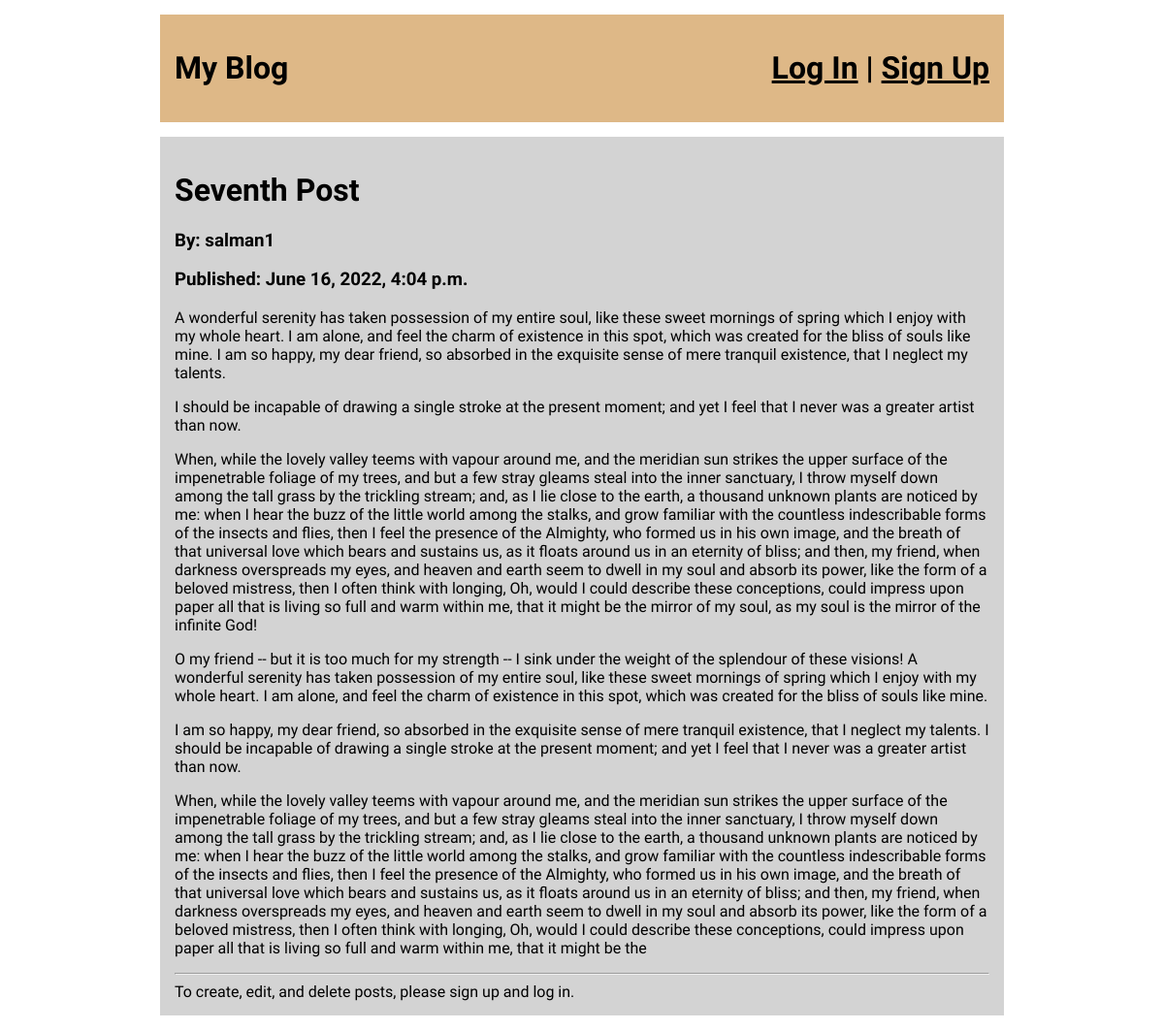
The page /post/8/ on the database its author committed.
### main/models.py (models this page shows, shortened)
class BlogPost(models.Model):
    title = models.CharField(max_length=100)
    body = models.TextField()
    publication_date = models.DateTimeField(default=timezone.now)
    author = models.ForeignKey(
        to=settings.AUTH_USER_MODEL,
        on_delete=models.SET(get_deleted_user),
    )

### main/views.py (the view)
# urls.py: path('post/<int:pk>/', PostDetailView.as_view(), name='post_detail'),
class PostDetailView(DetailView):
    model = BlogPost

### main/templates/main/blogpost_detail.html
{% extends 'main/base.html' %}
{% block content %}
    <div class="item">
        <h1>{{ blogpost.title|escape }}</h1>
        <h3>By: {{ blogpost.author|escape }}</h3>
        <h3>Published: {{ blogpost.publication_date }}</h3>
        <div>{{ blogpost.body|escape|linebreaks }}</div>
        <hr>
        {% if user.is_authenticated %}
            <a href="{% url 'main:post_update' blogpost.pk %}"><button>Edit Post</button></a>
            <a href="{% url 'main:post_delete' blogpost.pk %}"><button>Delete Post</button></a>
        {% else %}
            To create, edit, and delete posts, please sign up and log in.
        {% endif %}
    </div>
{% endblock content %}

### main/static/main/style.css (style rules this page uses)
body { font-family: 'Source Sans Pro', sans-serif; width: 900px; margin-left: auto; margin-right: auto; }
.item { background: lightgray; margin: 15px; padding: 15px; }

### rows shown on the page
BlogPost: title "Seventh Post", author "salman1", publication_date "June 16, 2022, 4:04 p.m.", body "A wonderful serenity has taken possession of my entire soul, like these sweet mornings of spring which I enjoy with my whole heart. I am alone, and feel the charm of existence in this spot, which was created for the bliss of souls like mine. I am so happy, my dear friend, so absorbed in the exquisite sense of mere tranquil existence, that I neglect my talents. I should be incapable of drawing a single stroke at the present moment; and yet I feel that I never was a greater artist than now. When, while the lovely valley teems with vapour around me, and the meridian sun strikes the upper surface of the impenetrable foliage of my trees, and but a few stray gleams steal into the inner sanctuary,…"
